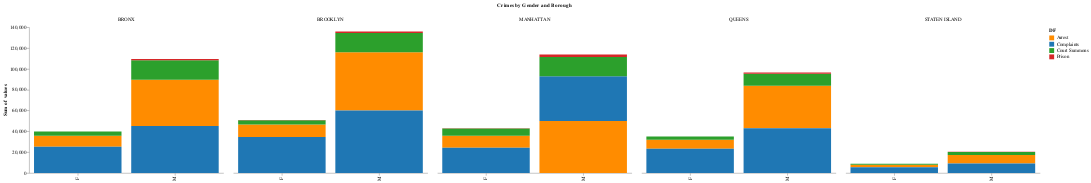

Notebook source saved alongside this figure:
### Code cell
## Multi stacked bar plot
arrest_sex_boro = pd.crosstab(arrest_data.arrest_boro,arrest_data.perp_sex)
arrest_sex_boro.rename(index = {'K':'BROOKLYN','B':'BRONX',
                            'Q':'QUEENS','M':'MANHATTAN','S':'STATEN ISLAND'}, inplace=True)
comp_sex_boro = pd.crosstab(complaints_data.boro_nm,complaints_data.susp_sex)
summon_sex_boro = pd.crosstab(summons_data.boro,summons_data.sex)
summon_sex_boro.rename(index = {'NEW YORK':'MANHATTAN'},inplace=True)
prison_sex_boro = pd.crosstab(prison_data.Borough,prison_data.Gender)
prison_sex_boro.rename(columns = {'FEMALE':'F', 'MALE':'M'}, inplace=True)


def prep_df(df, name):
    df = df.stack().reset_index()
    df.columns = ['c1', 'c2', 'values']
    df['DF'] = name
    return df

df1 = prep_df(arrest_sex_boro, 'Arrest')
df2 = prep_df(comp_sex_boro, 'Complaints')
df3 = prep_df(summon_sex_boro, 'Court Summons')
df4 = prep_df(prison_sex_boro, 'Prison')

df = pd.concat([df1, df2, df3, df4])

alt.Chart(df).mark_bar().encode(

    # tell Altair which field to group columns on
    x=alt.X('c2:N', title=None),

    # tell Altair which field to use as Y values and how to calculate
    y=alt.Y('sum(values):Q',
        axis=alt.Axis(
            grid=False
            )),

    # tell Altair which field to use to use as the set of columns to be  represented in each group
    column=alt.Column('c1:N', title=None,header= alt.Header(title = 'Crimes by Gender and Borough')),
    
    order=alt.Order(
      # Sort the segments of the bars by this field
      'values',
      sort='descending'
    ),

    # tell Altair which field to use for color segmentation 
    color = alt.Color('DF:N',
            scale=alt.Scale(
                # make it look pretty with an enjoyable color pallet
               range=['#ff8c00','#1f77b4', '#2ca02c','#d62728'])
            ),
        )\
    .configure_view(
        # remove grid lines around column clusters
        strokeOpacity=0    
    )

### Figure 1 — Vega-Lite specification as saved in the notebook (floating-point values rounded to 4 significant figures)
{"$schema": "https://vega.github.io/schema/vega-lite/v3.4.0.json", "config": {"mark": {"tooltip": null}, "view": {"height": 300, "strokeOpacity": 0, "width": 400}}, "data": {"name": "data-0be7ca47b7c6a9e19473d16ad0e5351f"}, "datasets": {"data-0be7ca47b7c6a9e19473d16ad0e5351f": [{"DF": "Arrest", "c1": "BRONX", "c2": "F", "values": 10519}, {"DF": "Arrest", "c1": "BRONX", "c2": "M", "values": 44308}, {"DF": "Arrest", "c1": "BROOKLYN", "c2": "F", "values": 11831}, {"DF": "Arrest", "c1": "BROOKLYN", "c2": "M", "values": 55792}, {"DF": "Arrest", "c1": "MANHATTAN", "c2": "F", "values": 11480}, {"DF": "Arrest", "c1": "MANHATTAN", "c2": "M", "values": 49916}, {"DF": "Arrest", "c1": "QUEENS", "c2": "F", "values": 8483}, {"DF": "Arrest", "c1": "QUEENS", "c2": "M", "values": 40826}, {"DF": "Arrest", "c1": "STATEN ISLAND", "c2": "F", "values": 2247}, {"DF": "Arrest", "c1": "STATEN ISLAND", "c2": "M", "values": 8073}, {"DF": "Complaints", "c1": "BRONX", "c2": "F", "values": 25180}, {"DF": "Complaints", "c1": "BRONX", "c2": "M", "values": 45200}, {"DF": "Complaints", "c1": "BROOKLYN", "c2": "F", "values": 34667}, {"DF": "Complaints", "c1": "BROOKLYN", "c2": "M", "values": 60139}, {"DF": "Complaints", "c1": "MANHATTAN", "c2": "F", "values": 24353}, {"DF": "Complaints", "c1": "MANHATTAN", "c2": "M", "values": 43021}, {"DF": "Complaints", "c1": "QUEENS", "c2": "F", "values": 23367}, {"DF": "Complaints", "c1": "QUEENS", "c2": "M", "values": 43011}, {"DF": "Complaints", "c1": "STATEN ISLAND", "c2": "F", "values": 5599}, {"DF": "Complaints", "c1": "STATEN ISLAND", "c2": "M", "values": 9207}, {"DF": "Court Summons", "c1": "BRONX", "c2": "F", "values": 4153}, {"DF": "Court Summons", "c1": "BRONX", "c2": "M", "values": 18868}, {"DF": "Court Summons", "c1": "BROOKLYN", "c2": "F", "values": 4255}, {"DF": "Court Summons", "c1": "BROOKLYN", "c2": "M", "values": 18603}, {"DF": "Court Summons", "c1": "MANHATTAN", "c2": "F", "values": 6916}, {"DF": "Court Summons", "c1": "MANHATTAN", "c2": "M", "values": 18383}, {"DF": "Court Summons", "c1": "QUEENS", "c2": "F", "values": 3159}, {"DF": "Court Summons", "c1": "QUEENS", "c2": "M", "values": 11506}, {"DF": "Court Summons", "c1": "STATEN ISLAND", "c2": "F", "values": 943}, {"DF": "Court Summons", "c1": "STATEN ISLAND", "c2": "M", "values": 2877}, {"DF": "Prison", "c1": "BRONX", "c2": "F", "values": 59}, {"DF": "Prison", "c1": "BRONX", "c2": "M", "values": 1103}, {"DF": "Prison", "c1": "BROOKLYN", "c2": "F", "values": 37}, {"DF": "Prison", "c1": "BROOKLYN", "c2": "M", "values": 1252}, {"DF": "Prison", "c1": "MANHATTAN", "c2": "F", "values": 128}, {"DF": "Prison", "c1": "MANHATTAN", "c2": "M", "values": 2488}, {"DF": "Prison", "c1": "QUEENS", "c2": "F", "values": 48}, {"DF": "Prison", "c1": "QUEENS", "c2": "M", "values": 1132}, {"DF": "Prison", "c1": "STATEN ISLAND", "c2": "F", "values": 13}, {"DF": "Prison", "c1": "STATEN ISLAND", "c2": "M", "values": 214}]}, "encoding": {"color": {"field": "DF", "scale": {"range": ["#ff8c00", "#1f77b4", "#2ca02c", "#d62728"]}, "type": "nominal"}, "column": {"field": "c1", "header": {"title": "Crimes by Gender and Borough"}, "title": null, "type": "nominal"}, "order": {"field": "values", "sort": "descending", "type": "quantitative"}, "x": {"field": "c2", "title": null, "type": "nominal"}, "y": {"aggregate": "sum", "axis": {"grid": false}, "field": "values", "type": "quantitative"}}, "mark": "bar"}
